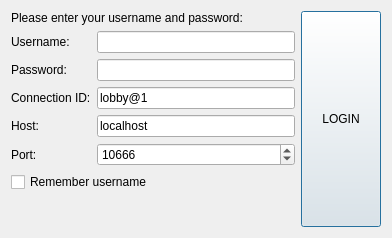
<?xml version="1.0" encoding="UTF-8"?>
<ui version="4.0">
 <class>LoginDialog</class>
 <widget class="QDialog" name="LoginDialog">
  <property name="geometry">
   <rect>
    <x>0</x>
    <y>0</y>
    <width>392</width>
    <height>238</height>
   </rect>
  </property>
  <property name="windowTitle">
   <string>Login</string>
  </property>
  <layout class="QHBoxLayout" name="horizontalLayout">
   <item>
    <layout class="QVBoxLayout" name="verticalLayout">
     <item>
      <widget class="QLabel" name="statusLabel">
       <property name="text">
        <string>Please enter your username and password:</string>
       </property>
      </widget>
     </item>
     <item>
      <layout class="QFormLayout" name="formLayout">
       <item row="0" column="0">
        <widget class="QLabel" name="usernameLabel">
         <property name="text">
          <string>Username:</string>
         </property>
        </widget>
       </item>
       <item row="0" column="1">
        <widget class="QLineEdit" name="username"/>
       </item>
       <item row="1" column="0">
        <widget class="QLabel" name="passwordLabel">
         <property name="text">
          <string>Password:</string>
         </property>
        </widget>
       </item>
       <item row="1" column="1">
        <widget class="QLineEdit" name="password">
         <property name="echoMode">
          <enum>QLineEdit::Password</enum>
         </property>
        </widget>
       </item>
       <item row="2" column="0">
        <widget class="QLabel" name="connectionIdLabel">
         <property name="text">
          <string>Connection ID:</string>
         </property>
        </widget>
       </item>
       <item row="2" column="1">
        <widget class="QLineEdit" name="connectionID">
         <property name="text">
          <string>lobby@1</string>
         </property>
        </widget>
       </item>
       <item row="3" column="0">
        <widget class="QLabel" name="hostLabel">
         <property name="text">
          <string>Host:</string>
         </property>
        </widget>
       </item>
       <item row="3" column="1">
        <widget class="QLineEdit" name="host">
         <property name="text">
          <string>localhost</string>
         </property>
        </widget>
       </item>
       <item row="4" column="0">
        <widget class="QLabel" name="portLabel">
         <property name="text">
          <string>Port:</string>
         </property>
        </widget>
       </item>
       <item row="4" column="1">
        <widget class="QSpinBox" name="port">
         <property name="maximum">
          <number>99999</number>
         </property>
         <property name="value">
          <number>10666</number>
         </property>
        </widget>
       </item>
      </layout>
     </item>
     <item>
      <widget class="QCheckBox" name="rememberUsername">
       <property name="text">
        <string>Remember username</string>
       </property>
      </widget>
     </item>
     <item>
      <spacer name="verticalSpacer">
       <property name="orientation">
        <enum>Qt::Vertical</enum>
       </property>
       <property name="sizeHint" stdset="0">
        <size>
         <width>20</width>
         <height>40</height>
        </size>
       </property>
      </spacer>
     </item>
    </layout>
   </item>
   <item>
    <widget class="QPushButton" name="loginButton">
     <property name="sizePolicy">
      <sizepolicy hsizetype="Minimum" vsizetype="Expanding">
       <horstretch>0</horstretch>
       <verstretch>0</verstretch>
      </sizepolicy>
     </property>
     <property name="text">
      <string>LOGIN</string>
     </property>
     <property name="default">
      <bool>true</bool>
     </property>
    </widget>
   </item>
  </layout>
 </widget>
 <tabstops>
  <tabstop>username</tabstop>
  <tabstop>password</tabstop>
  <tabstop>connectionID</tabstop>
  <tabstop>host</tabstop>
  <tabstop>port</tabstop>
  <tabstop>loginButton</tabstop>
 </tabstops>
 <resources/>
 <connections/>
</ui>
